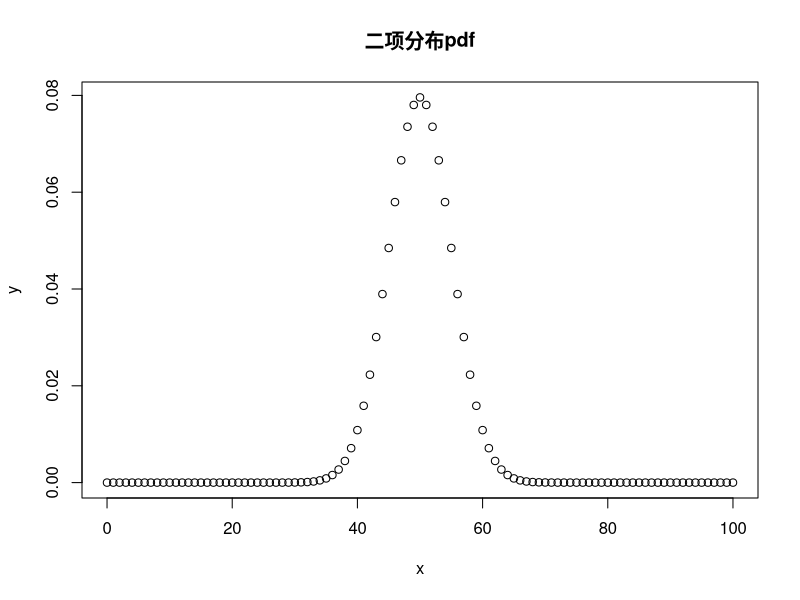

Recreate this plot in R.
## ---- chunk 1
x<-0:100
y<-dbinom(x,100,0.5)
plot(x,y,main = "二项分布pdf")
## ---- chunk 2
ct<-data.frame(Jane=factor(c("Yes","Yes","No","No","Yes","Not Sure"),levels = c("Yes","No","Not Sure")),Helen=factor(c("Yes","No","No","Yes","No","Yes"),levels =c("Yes","No")))
table(ct)
